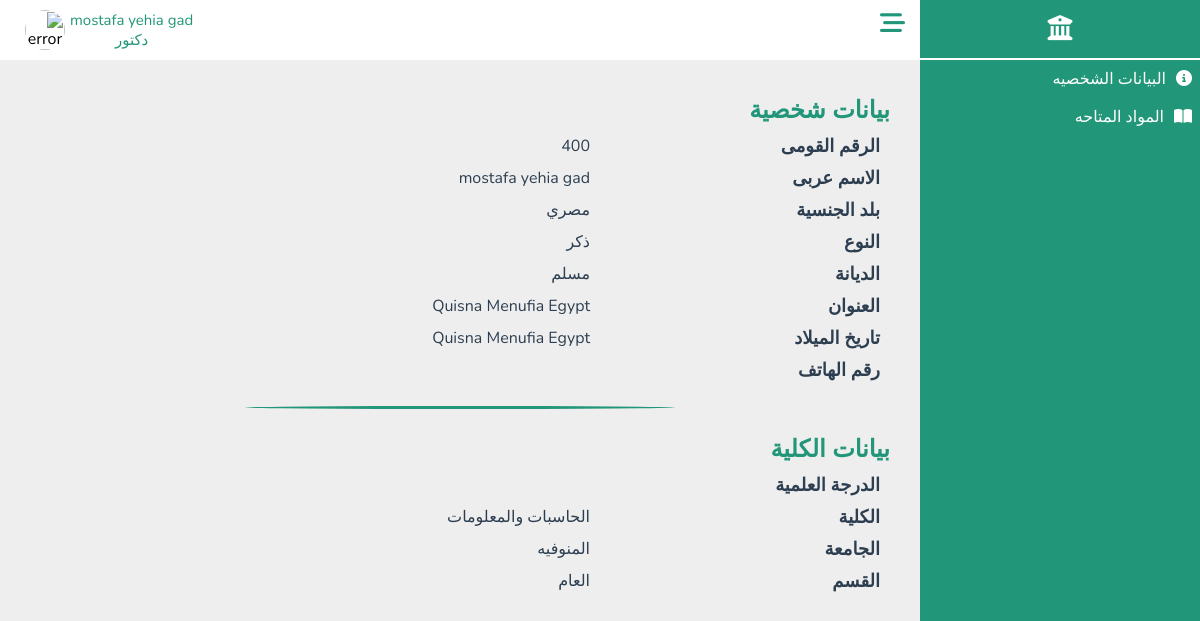
/Doctors/Doctor_info.php (signed in), run on the app's committed database.
### tables this page shows
CREATE TABLE `doctor` (
  `Doctor_ID` bigint(30) NOT NULL,
  `Password` varchar(100) NOT NULL,
  `Image` varchar(100) NOT NULL DEFAULT 'profile.jpg',
  `Full_Name` varchar(100) DEFAULT NULL,
  `Job` varchar(100) NOT NULL DEFAULT 'دكتور',
  `Gender` varchar(100) DEFAULT NULL,
  `Nationality` varchar(100) DEFAULT 'مصري',
  `Religion` varchar(100) DEFAULT NULL,
  `Date_Birth` date DEFAULT NULL,
  `Address` varchar(100) DEFAULT NULL,
  `Phone_Number` varchar(30) DEFAULT NULL,
  `Degree` varchar(100) DEFAULT NULL,
  `University` varchar(100) DEFAULT 'المنوفيه',
  `Faculty` varchar(100) DEFAULT 'الحاسبات والمعلومات',
  `Department` varchar(100) DEFAULT NULL,
  `Email_Address` varchar(100) NOT NULL
);

### Doctors/Doctor_info.php (the view, shortened to what this page needs)
<?php
include_once("../DataBase/database.php");
if ($con) {
    $ID = $_SESSION['doctor_id'];
    $sql = $con->query("SELECT * FROM `doctor` WHERE Doctor_ID='$ID'");
    $data = $sql->fetch(PDO::FETCH_ASSOC);
}
?>
<html lang="en">
    <head>
        <link rel="stylesheet" href="../CssCOmponent/all.min.css">
        <link rel="stylesheet" href="../CssComponent/Info.css">
        <link rel="stylesheet" href="../CssCOmponent/Dashboard.css">
    </head>
    <body>
        <?php include_once("../Components/Dashboard.php") ?>
        <section class="section">
            <?php include_once("../Components/NavBar.php"); ?>
            <div class="container ">
                <div class="personal_info">
                    <h3>بيانات شخصية</h3>
                    <ul>
                        <li>
                            <b>الرقم القومى</b>
                            <p id="Dr_ID"> <?php echo $data['Doctor_ID'] ?> </p>
                        </li>
                        <li>
                            <b>الاسم عربى</b>
                            <p id="Full_Name"><?php echo $data['Full_Name'] ?> </p>
                        </li>
                        <li>
                            <b>بلد الجنسية</b>
                            <p id="Nationality"><?php echo $data['Nationality'] ?></p>
                        </li>
                        <li>
                            <b>النوع</b>
                            <p id="Gender"><?php echo $data['Gender'] ?> </p>
                        </li>
                        <li>
                            <b>الديانة</b>
                            <p id="Religion"> <?php echo $data['Religion'] ?></p>
                        </li>
                        <li>
                            <b>العنوان</b>
                            <p id="Address"><?php echo $data['Address'] ?></p>
                        </li>
                        <li>
                            <b>تاريخ الميلاد</b>
                            <p id="Date_of_Birth"><?php echo $data['Address'] ?></p>
                        </li>
                        <li>
                            <b>رقم الهاتف</b>
                            <p id="Phone_Number"><?php echo $data['Phone_Number'] ?> </p>
                        </li>
                    </ul>
                </div>
                <span class="line"></span>
                <div class="Faculty_info">
                    <h3>بيانات الكلية</h3>
                    <ul>
                        <li>
                            <b>الدرجة العلمية</b>
                            <p id="Degree"> <?php echo $data['Degree'] ?></p>
                        </li>
                        <li>
                            <b>الكلية</b>
                            <p id="Faculty"> <?php echo $data['Faculty'] ?></p>
                        </li>
                        <li>
                            <b>الجامعة</b>
                            <p id="University"><?php echo $data['University'] ?></p>
                        </li>
                        <li>
                            <b>القسم</b>
                            <p id="Department"><?php echo $data['Department'] ?></p>
                        </li>
                    </ul>
                </div>
            </div>
        </section>
    </body>
</html>

### Components/NavBar.php (shortened to what this page needs)
<?php
include_once("../DataBase/database.php");
if ($con) {
   if (isset($_SESSION['admin_id'])) {
      $admin_id = $_SESSION['admin_id'];
      $q = $con->query("SELECT * FROM `admin` WHERE Ad_ID='$admin_id'");
      $d = $q->fetch(PDO::FETCH_ASSOC);
      $imgPath = "../Admins/images/";
      $profile = "../Admins/Admin_Info.php";
   } elseif (isset($_SESSION['doctor_id'])) {
      $doctor_id = $_SESSION['doctor_id'];
      $q = $con->query("SELECT * FROM `doctor` WHERE Doctor_ID='$doctor_id'");
      $d = $q->fetch(PDO::FETCH_ASSOC);
      $imgPath = "../Doctors/images/";
   } elseif (isset($_SESSION['student_id'])) {
      $student_id = $_SESSION['student_id'];
      $q = $con->query("SELECT * FROM `student` WHERE St_ID='$student_id'");
      $d = $q->fetch(PDO::FETCH_ASSOC);
      $imgPath = "../Students/images/";
      $profile = "../Students/Student_info.php";
   }
   $full_name = $d['Full_Name'];
   $job = $d['Job'];
   $img = $imgPath . $d['Image'];
}
?>
<div class="nav-bar1">
    <div class="icon">
        <i class="fa-solid fa-bars-staggered"></i>
    </div>
    <div class="profile">
        <div class="user">
            <p class="username"><?php echo  $full_name ?></p>
            <p class="job"><?php echo $job ?></p>
        </div>
        <div class="img">
            <img src=<?php echo $img ?> alt="error" height="30px" width="30px">
        </div>
    </div>
</div>

### CssComponent/Info.css (style rules this page uses)
.container { width: 100%; padding: 30px; display: flex; flex-direction: column; }
.container h3 { line-height: 40px; color: var(--main-color); font-size: 24px; }
.container ul li { display: flex; color: var(--black-color); line-height: 32px; }
.container ul li b { padding-right: 10px; font-weight: 600; font-size: 18px; width: 300px; color: var(--light-blue); }
.container ul li p { font-weight: 400; font-size: 16px; width: 400px; }
.container .line { width: 50%; height: 3px; background: var(--main-color); display: block; border-radius: 50%; margin: 20px auto; }

### CssComponent/Dashboard.css (style rules this page uses)
:root { --main-color: #229678; --red-color: #e74c3c; --orangen-color: #f39c12; --white-color: #fff; --black-color: #2c3e50; --ligth-color: #888; --ligth-background: #eee; --main-border: 1pxsolid rgba(0, 0, 0, 0.2); --main-trantision: 0.2s linear; --linear: #229678; }
* { font-family: "Nunito", sans-serif; margin: 0; padding: 0; box-sizing: border-box; outline: none; border: none; text-decoration: none; direction: rtl !important; }
body { background-color: var(--ligth-background) !important; }
.nav-bar1 { height: 60px; width: 100%; background-color: white; display: flex; justify-content: space-between; z-index: 1000; text-align: center; position: sticky; top: 0; left: 0; }
.nav-bar1 .profile, .nav-bar1 .icon { height: 100%; padding: 10px 15px; }
.nav-bar1 .icon { line-height: 40px; font-size: 25px; cursor: pointer; }
.nav-bar1 .icon i { cursor: pointer; color: var(--main-color); }
.nav-bar1 .profile { display: inline-flex; margin-left: 10px; }
.nav-bar1 .profile .user { margin-left: 5px; }
.nav-bar1 .profile .user p { color: var(--main-color); margin: 0 !important; font-size: 15px; }
.img > img { height: 100%; width: 100%; border-radius: 50%; }
.section { padding-right: 280px; }

### data on the page
doctor: Full_Name "mostafa yehia gad", Job "دكتور", Doctor_ID "400", Nationality "مصري", Gender "ذكر", Religion "مسلم", Address "Quisna Menufia Egypt", Faculty "الحاسبات والمعلومات", University "المنوفيه", Department "العام"
